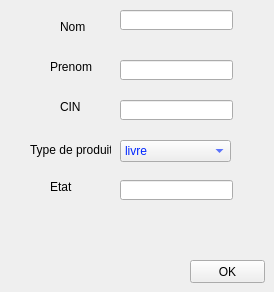
          <widget class="QWidget" name="ajout">
           <attribute name="title">
            <string>Ajouter</string>
           </attribute>
           <widget class="QLabel" name="label_45">
            <property name="geometry">
             <rect>
              <x>60</x>
              <y>20</y>
              <width>47</width>
              <height>14</height>
             </rect>
            </property>
            <property name="text">
             <string>Nom</string>
            </property>
           </widget>
           <widget class="QLineEdit" name="lineEdit_prenom">
            <property name="geometry">
             <rect>
              <x>120</x>
              <y>10</y>
              <width>113</width>
              <height>20</height>
             </rect>
            </property>
           </widget>
           <widget class="QLineEdit" name="lineEdit_CIN">
            <property name="geometry">
             <rect>
              <x>120</x>
              <y>100</y>
              <width>113</width>
              <height>20</height>
             </rect>
            </property>
           </widget>
           <widget class="QLabel" name="label_41">
            <property name="geometry">
             <rect>
              <x>60</x>
              <y>100</y>
              <width>47</width>
              <height>14</height>
             </rect>
            </property>
            <property name="text">
             <string>CIN</string>
            </property>
           </widget>
           <widget class="QLabel" name="label_42">
            <property name="geometry">
             <rect>
              <x>30</x>
              <y>140</y>
              <width>81</width>
              <height>20</height>
             </rect>
            </property>
            <property name="text">
             <string>Type de produit</string>
            </property>
           </widget>
           <widget class="QLabel" name="label_44">
            <property name="geometry">
             <rect>
              <x>50</x>
              <y>180</y>
              <width>47</width>
              <height>14</height>
             </rect>
            </property>
            <property name="text">
             <string>Etat</string>
            </property>
           </widget>
           <widget class="QPushButton" name="pushButton_12">
            <property name="geometry">
             <rect>
              <x>190</x>
              <y>260</y>
              <width>75</width>
              <height>23</height>
             </rect>
            </property>
            <property name="text">
             <string>OK</string>
            </property>
           </widget>
           <widget class="QLineEdit" name="lineEdit_nom">
            <property name="geometry">
             <rect>
              <x>120</x>
              <y>60</y>
              <width>113</width>
              <height>20</height>
             </rect>
            </property>
           </widget>
           <widget class="QLabel" name="label_32">
            <property name="geometry">
             <rect>
              <x>50</x>
              <y>60</y>
              <width>47</width>
              <height>14</height>
             </rect>
            </property>
            <property name="text">
             <string>Prenom</string>
            </property>
           </widget>
           <widget class="QComboBox" name="comboBox_2">
            <property name="geometry">
             <rect>
              <x>120</x>
              <y>140</y>
              <width>111</width>
              <height>22</height>
             </rect>
            </property>
            <property name="styleSheet">
             <string notr="true">color: rgb(0, 38, 255);</string>
            </property>
            <item>
             <property name="text">
              <string>livre</string>
             </property>
            </item>
            <item>
             <property name="text">
              <string>vestimentaire</string>
             </property>
            </item>
            <item>
             <property name="text">
              <string>informatique</string>
             </property>
            </item>
           </widget>
           <widget class="QLineEdit" name="etat">
            <property name="geometry">
             <rect>
              <x>120</x>
              <y>180</y>
              <width>113</width>
              <height>20</height>
             </rect>
            </property>
           </widget>
          </widget>
